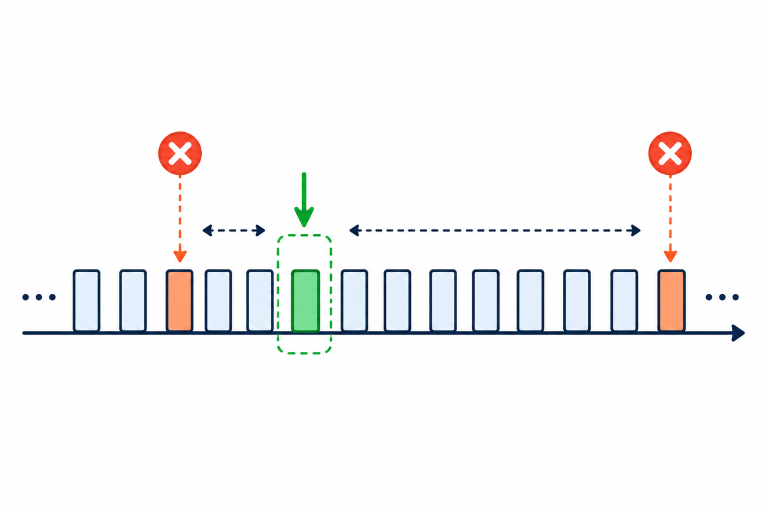
#> input picture poster/figures/challenge_classification_ignores_distance_raw.png, 1536 x 1024 px (shown at 1/2 size)
$ python render_challenge_diagrams.py
#> lines starting #> are read from the running program, lines starting #| are printed output that depends on the picture
from __future__ import annotations

from pathlib import Path

from PIL import Image, ImageDraw, ImageFont


ROOT = Path(__file__).resolve().parents[1]
FIG_DIR = ROOT / "figures"


def _font(name: str, size: int) -> ImageFont.FreeTypeFont | ImageFont.ImageFont:
    candidates = [
        Path("/usr/share/fonts/truetype/dejavu") / name,
        Path("/usr/share/fonts/dejavu") / name,
    ]
    for path in candidates:
        if path.exists():
            return ImageFont.truetype(str(path), size=size)
    return ImageFont.load_default()


BOLD = "DejaVuSans-Bold.ttf"
REGULAR = "DejaVuSans.ttf"


def _text_size(draw: ImageDraw.ImageDraw, text: str, font: ImageFont.ImageFont) -> tuple[int, int]:
    left, top, right, bottom = draw.textbbox((0, 0), text, font=font)
    return right - left, bottom - top


def _rounded_label(
    draw: ImageDraw.ImageDraw,
    xy: tuple[int, int],
    text: str,
    text_color: tuple[int, int, int],
    outline: tuple[int, int, int],
    font: ImageFont.ImageFont,
    pad_x: int = 14,
    pad_y: int = 7,
    fill: tuple[int, int, int, int] = (255, 255, 255, 232),
) -> tuple[int, int, int, int]:
    x, y = xy
    width, height = _text_size(draw, text, font)
    box = (x, y, x + width + pad_x * 2, y + height + pad_y * 2)
    draw.rounded_rectangle(box, radius=11, fill=fill, outline=outline, width=1)
    draw.text((x + pad_x, y + pad_y - 1), text, fill=text_color, font=font)
    return box


def render_classification() -> Path:
    image = Image.open(FIG_DIR / "challenge_classification_ignores_distance_raw.png").convert("RGBA")
    draw = ImageDraw.Draw(image)

    navy = (22, 59, 100)
    muted = (84, 95, 109)
    red = (220, 42, 36)
    orange = (246, 126, 25)
    green = (43, 139, 80)

    title_font = _font(BOLD, 50)
    subtitle_font = _font(REGULAR, 29)
    label_font = _font(BOLD, 25)
    small_label_font = _font(BOLD, 24)

    draw.rounded_rectangle(
        (36, 30, 1500, 155),
        radius=31,
        fill=(255, 255, 255, 238),
        outline=(190, 205, 225),
        width=1,
    )
    draw.text((72, 52), "Classification ignores distance", fill=navy, font=title_font)
    draw.text(
        (73, 116),
        "Plain CE: nearby and far-away wrong bins are both wrong classes.",
        fill=muted,
        font=subtitle_font,
    )

    same_box = _rounded_label(
        draw,
        (650, 198),
        "same CE penalty",
        text_color=red,
        outline=(255, 132, 125),
        font=label_font,
    )
#> same_box = (650, 198, 912, 236)

    near_box = _rounded_label(
        draw,
        (260, 232),
        "near wrong",
        text_color=orange,
        outline=(255, 168, 85),
        font=small_label_font,
    )
#> near_box = (260, 232, 443, 264)
    far_box = _rounded_label(
        draw,
        (1190, 232),
        "far wrong",
        text_color=orange,
        outline=(255, 168, 85),
        font=small_label_font,
    )
#> far_box = (1190, 232, 1350, 269)

    # Short callout strokes keep the wrong-bin labels readable without spanning the full panel.
    draw.line((near_box[2] + 10, 254, same_box[0] - 15, 224), fill=red, width=3)
    draw.line((same_box[2] + 15, 224, far_box[0] - 18, 254), fill=red, width=3)

    _rounded_label(
        draw,
        (585, 304),
        "correct bin",
        text_color=green,
        outline=(91, 185, 130),
        font=label_font,
    )

    out = FIG_DIR / "challenge_classification_ignores_distance.png"
    image.save(out)
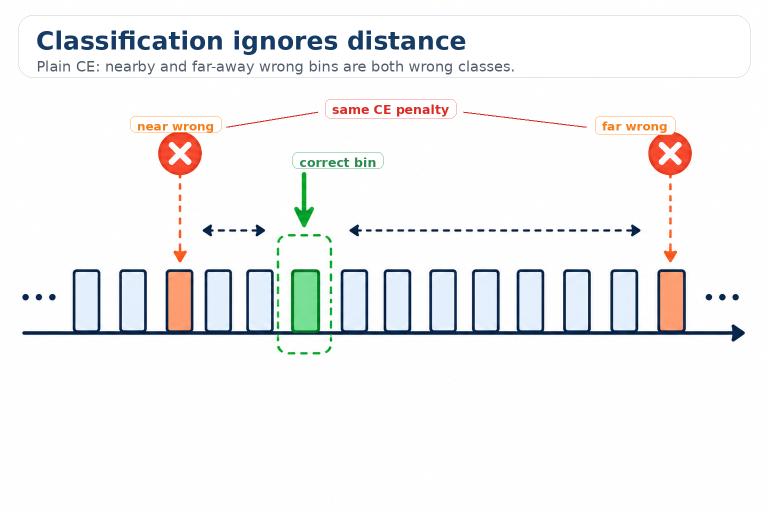
#> saved as challenge_classification_ignores_distance.png: PIL image 1536x1024 RGBA (shown at 1/2 size); mean R, G, B, A 243.4, 243.2, 243.7, 252.9; transparent parts drawn white
    return out


def render_two_panel() -> Path:
    left = Image.open(FIG_DIR / "challenge_classification_ignores_distance.png").convert("RGB")
    right = Image.open(FIG_DIR / "challenge_regression_conservative.png").convert("RGB")
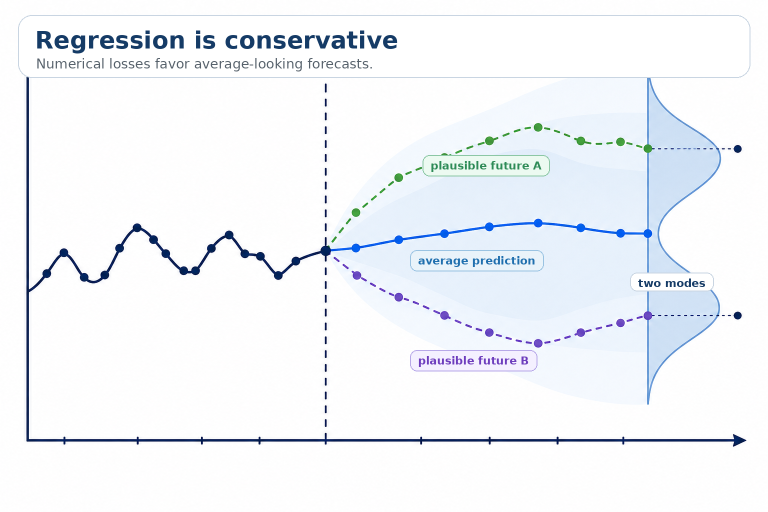
#> input picture poster/figures/challenge_regression_conservative.png, 1536 x 1024 px (shown at 1/2 size)
    left = left.resize((960, 640), Image.Resampling.LANCZOS)
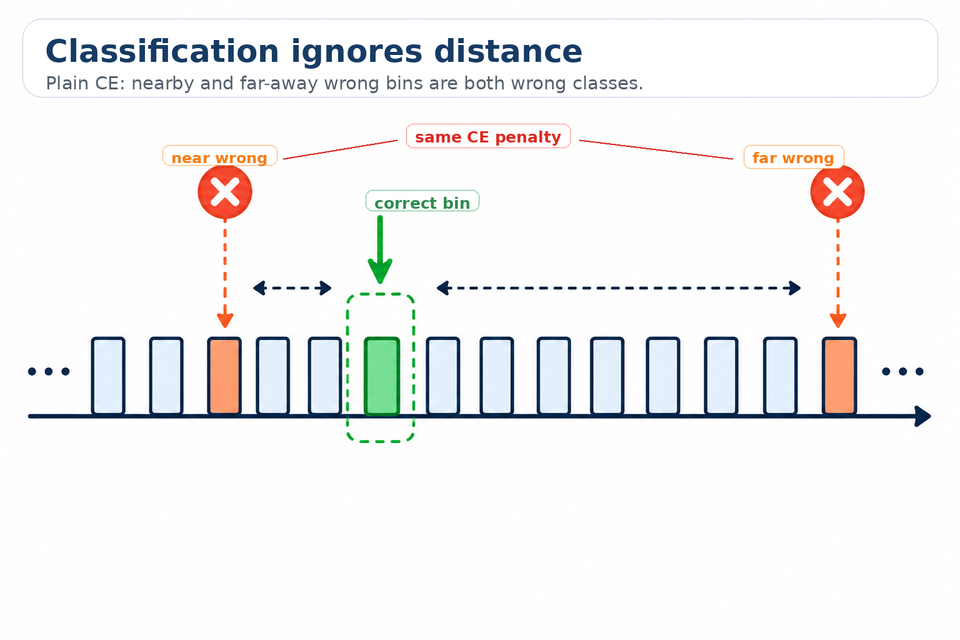
#> left: PIL image 960x640 RGB; mean R, G, B 243.3, 243.1, 243.5
    right = right.resize((960, 640), Image.Resampling.LANCZOS)
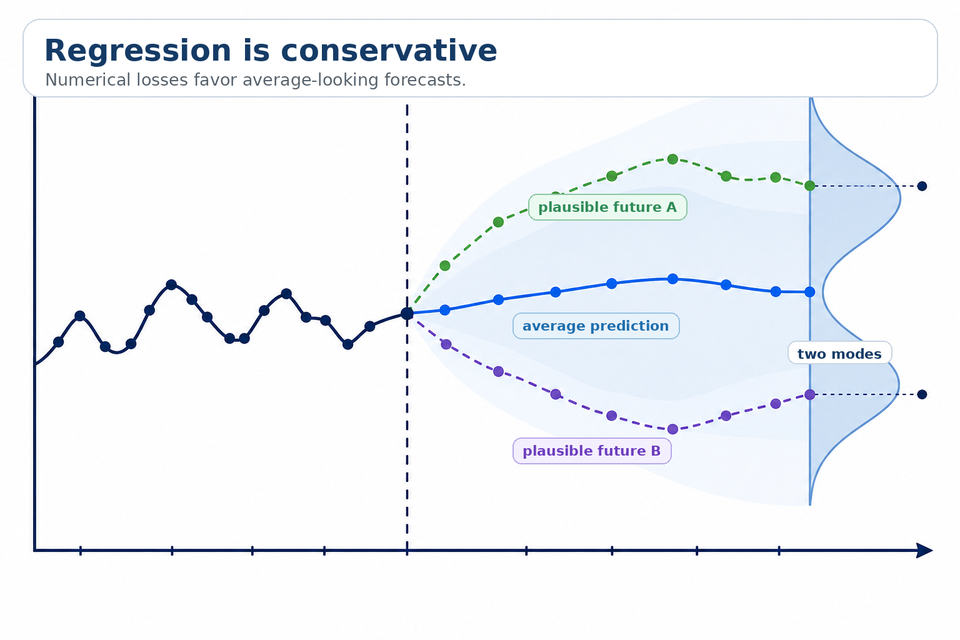
#> right: PIL image 960x640 RGB; mean R, G, B 241.5, 244.5, 248.6

    canvas = Image.new("RGB", (2000, 694), "white")
#> canvas: PIL image 2000x694 RGB; every value is 255
    draw = ImageDraw.Draw(canvas)
    draw.rounded_rectangle((8, 8, 1992, 686), radius=30, outline=(190, 205, 225), width=2)
    canvas.paste(left, (40, 30))
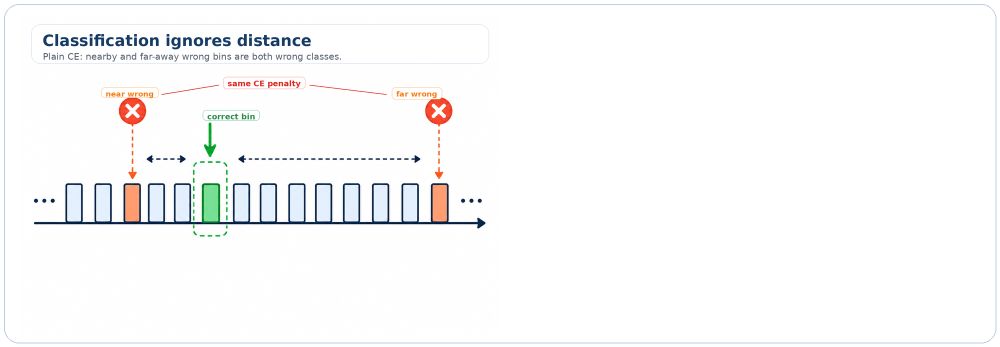
#> canvas: PIL image 2000x694 RGB (shown at 1/2 size); mean R, G, B 249.3, 249.3, 249.7
    canvas.paste(right, (1040, 30))
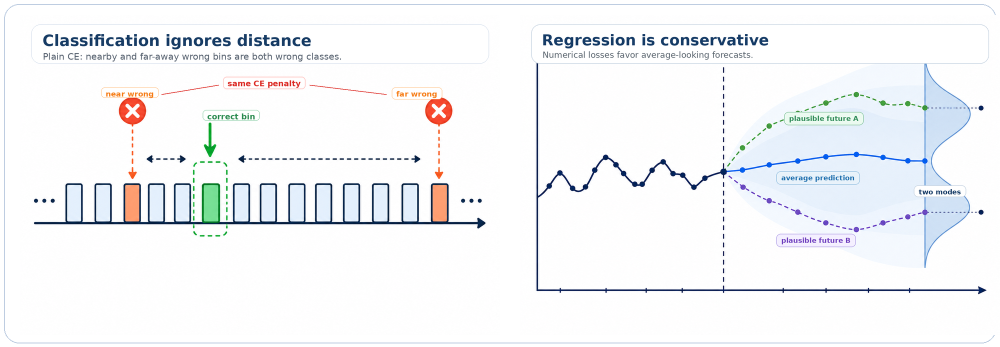
#> canvas: PIL image 2000x694 RGB (shown at 1/2 size); mean R, G, B 243.4, 244.7, 246.9

    out = FIG_DIR / "challenge_diagrams_two_panel.png"
    canvas.save(out)
    return out


def main() -> None:
    render_classification()
    render_two_panel()


if __name__ == "__main__":
    main()
